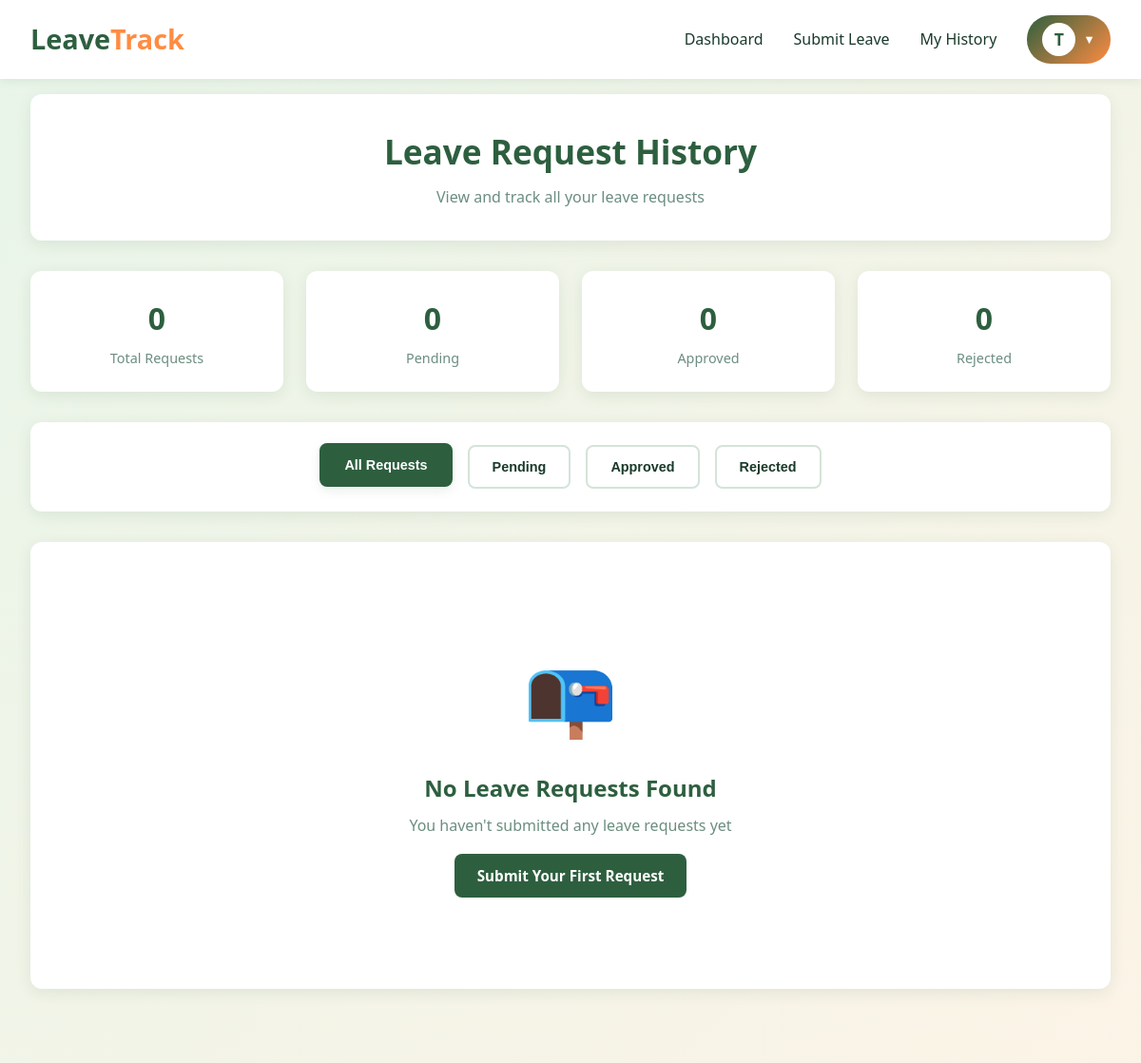
The app's page /leave/history/ (signed in, upper part), older data.
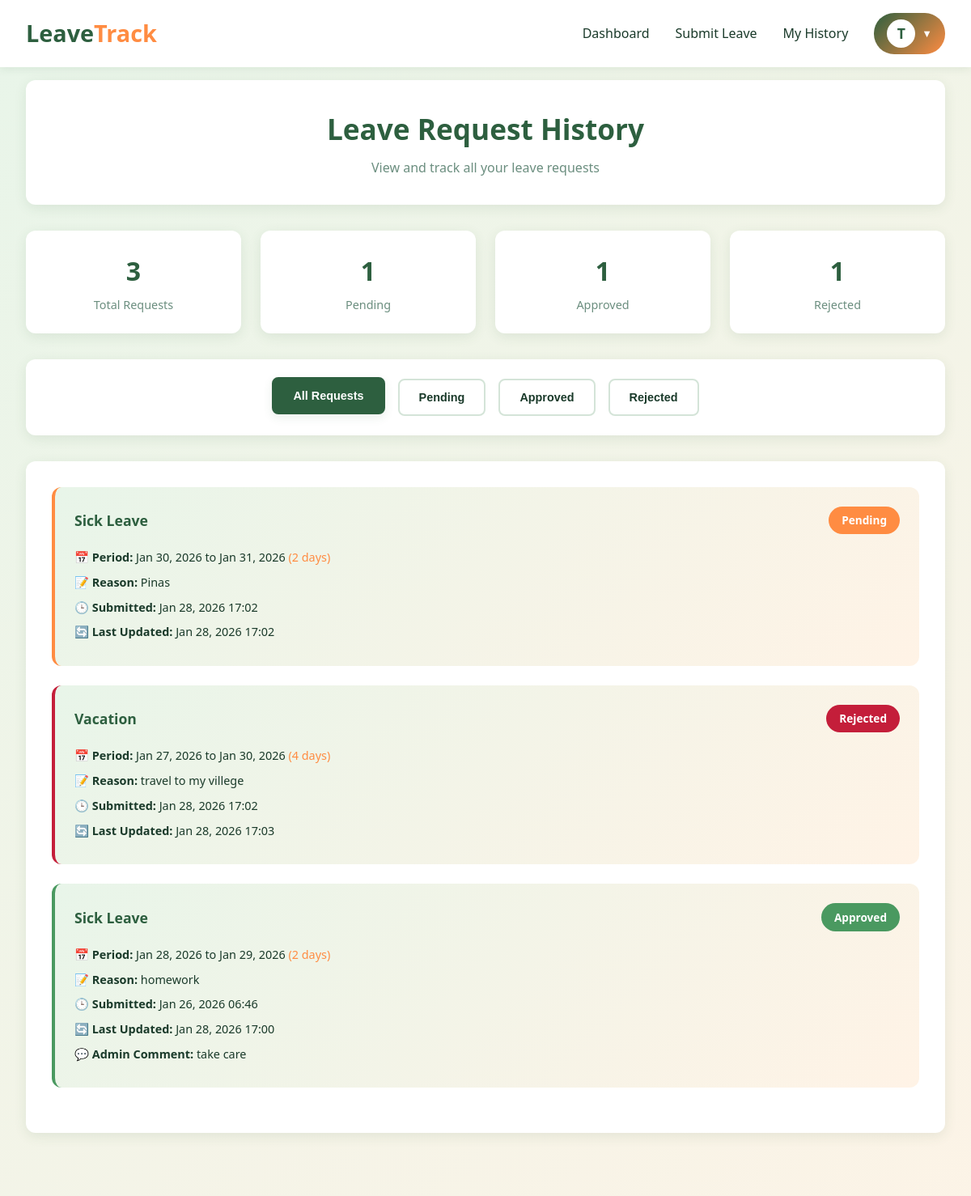
The same page, newer data.
### tracking/models.py (models this page shows, shortened)
class LeaveRequest(models.Model):
    STATUS_CHOICES = (
        ('pending', 'Pending'),
        ('approved', 'Approved'),
        ('rejected', 'Rejected'),
    )
    LEAVE_TYPE_CHOICES = (
        ('sick', 'Sick Leave'),
        ('casual', 'Casual Leave'),
        ('vacation', 'Vacation'),
        ('emergency', 'Emergency Leave'),
        ('other', 'Other'),
    )
    user = models.ForeignKey(CustomUser, on_delete=models.CASCADE, related_name='leave_requests')
    leave_type = models.CharField(max_length=20, choices=LEAVE_TYPE_CHOICES, default='casual')
    start_date = models.DateField()
    end_date = models.DateField()
    reason = models.TextField()
    status = models.CharField(max_length=10, choices=STATUS_CHOICES, default='pending')
    admin_comment = models.TextField(blank=True, null=True)
    submitted_on = models.DateTimeField(default=timezone.now)
    updated_on = models.DateTimeField(auto_now=True)
    class Meta:
        ordering = ['-submitted_on']
    @property
    def days_count(self):
        return (self.end_date - self.start_date).days + 1

### tracking/views.py (the view)
# urls.py: path('leave/history/', views.leave_history, name='leave_history'),
@login_required
def leave_history(request):
    if request.user.role == 'admin':
        leave_requests = LeaveRequest.objects.all()
    else:
        leave_requests = LeaveRequest.objects.filter(user=request.user)
    pending_count = leave_requests.filter(status='pending').count()
    approved_count = leave_requests.filter(status='approved').count()
    rejected_count = leave_requests.filter(status='rejected').count()
    total_count = leave_requests.count()
    context = {
        'leave_requests': leave_requests,
        'pending_count': pending_count,
        'approved_count': approved_count,
        'rejected_count': rejected_count,
        'total_count': total_count,
    }
    return render(request, 'leave_history.html', context)

### tracking/templates/leave_history.html (shortened to what this page needs)
{% extends 'base.html' %}
{% block content %}
<div class="full-container">
    <div class="page-header">
        <h1>Leave Request History</h1>
        <p>View and track all {% if user.role == 'admin' %}leave requests{% else %}your leave requests{% endif %}</p>
    </div>
    <div class="stats-row">
        <div class="stat-box">
            <div class="stat-number">{{ total_count }}</div>
            <div class="stat-label">Total Requests</div>
        </div>
        <div class="stat-box">
            <div class="stat-number">{{ pending_count }}</div>
            <div class="stat-label">Pending</div>
        </div>
        <div class="stat-box">
            <div class="stat-number">{{ approved_count }}</div>
            <div class="stat-label">Approved</div>
        </div>
        <div class="stat-box">
            <div class="stat-number">{{ rejected_count }}</div>
            <div class="stat-label">Rejected</div>
        </div>
    </div>
    <div class="filter-section">
        <div class="filter-buttons">
            <button class="filter-btn active" onclick="filterRequests('all')">All Requests</button>
            <button class="filter-btn" onclick="filterRequests('pending')">Pending</button>
            <button class="filter-btn" onclick="filterRequests('approved')">Approved</button>
            <button class="filter-btn" onclick="filterRequests('rejected')">Rejected</button>
        </div>
    </div>
    <div class="history-container">
        {% if leave_requests %}
            {% for request in leave_requests %}
            <div class="request-card {{ request.status }}" data-status="{{ request.status }}">
                <div class="request-header">
                    <div class="request-info">
                        <span class="request-type">{{ request.get_leave_type_display }}</span>
                    </div>
                    <span class="status-badge status-{{ request.status }}">{{ request.get_status_display }}</span>
                </div>
                <div class="request-details">
                    <p><strong>📅 Period:</strong> {{ request.start_date|date:"M d, Y" }} to {{ request.end_date|date:"M d, Y" }} <span style="color: var(--primary-orange);">({{ request.days_count }} days)</span></p>
                    <p><strong>📝 Reason:</strong> {{ request.reason }}</p>
                    <p><strong>🕒 Submitted:</strong> {{ request.submitted_on|date:"M d, Y H:i" }}</p>
                    <p><strong>🔄 Last Updated:</strong> {{ request.updated_on|date:"M d, Y H:i" }}</p>
                    {% if request.admin_comment %}
                        <p><strong>💬 Admin Comment:</strong> {{ request.admin_comment }}</p>
                    {% endif %}
                </div>
            </div>
            {% endfor %}
        {% else %}
            <div class="empty-state">
                <div class="empty-state-icon">📭</div>
                <h3>No Leave Requests Found</h3>
                <p>{% if user.role == 'admin' %}No users have submitted leave requests yet{% else %}You haven't submitted any leave requests yet{% endif %}</p>
                {% if user.role != 'admin' %}
                    <a href="{% url 'submit_leave' %}" class="btn btn-primary" style="margin-top: 1rem;">Submit Your First Request</a>
                {% endif %}
            </div>
        {% endif %}
    </div>
</div>
{% endblock %}

Row changes from the older to the newer data that the page shows:
added LeaveRequest: leave_type "Sick Leave", status "Pending", start_date "Jan 30, 2026", end_date "Jan 31, 2026", days_count "2", reason "Pinas", submitted_on "Jan 28, 2026 17:02", updated_on "Jan 28, 2026 17:02"
added LeaveRequest: leave_type "Vacation", status "Rejected", start_date "Jan 27, 2026", end_date "Jan 30, 2026", days_count "4", reason "travel to my villege", submitted_on "Jan 28, 2026 17:02", updated_on "Jan 28, 2026 17:03"
added LeaveRequest: leave_type "Sick Leave", status "Approved", start_date "Jan 28, 2026", end_date "Jan 29, 2026", days_count "2", reason "homework", submitted_on "Jan 26, 2026 06:46", updated_on "Jan 28, 2026 17:00", admin_comment "take care"
Text that changed along with them:
{{ total_count }}: "0" → "3"
{{ pending_count }}: "0" → "1"
{{ approved_count }}: "0" → "1"
{{ rejected_count }}: "0" → "1"
text no longer shown: "📭 No Leave Requests Found You haven't submitted any leave requests yet Submit Your First Request"
